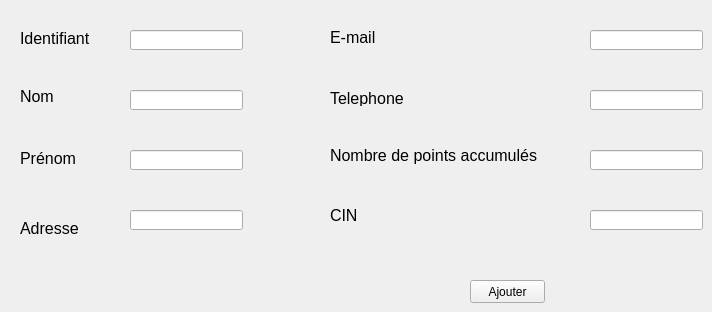
     <widget class="QWidget" name="tab">
      <attribute name="title">
       <string>Ajouter un client</string>
      </attribute>
      <widget class="QLabel" name="label">
       <property name="geometry">
        <rect>
         <x>20</x>
         <y>30</y>
         <width>81</width>
         <height>16</height>
        </rect>
       </property>
       <property name="font">
        <font>
         <pointsize>12</pointsize>
        </font>
       </property>
       <property name="text">
        <string>Identifiant</string>
       </property>
      </widget>
      <widget class="QLabel" name="label_2">
       <property name="geometry">
        <rect>
         <x>20</x>
         <y>90</y>
         <width>47</width>
         <height>13</height>
        </rect>
       </property>
       <property name="font">
        <font>
         <pointsize>12</pointsize>
        </font>
       </property>
       <property name="text">
        <string>Nom</string>
       </property>
      </widget>
      <widget class="QLabel" name="label_3">
       <property name="geometry">
        <rect>
         <x>20</x>
         <y>150</y>
         <width>61</width>
         <height>16</height>
        </rect>
       </property>
       <property name="font">
        <font>
         <pointsize>12</pointsize>
        </font>
       </property>
       <property name="text">
        <string>Prénom</string>
       </property>
      </widget>
      <widget class="QLineEdit" name="lineEdit_id">
       <property name="geometry">
        <rect>
         <x>130</x>
         <y>30</y>
         <width>113</width>
         <height>20</height>
        </rect>
       </property>
      </widget>
      <widget class="QLineEdit" name="lineEdit_nom">
       <property name="geometry">
        <rect>
         <x>130</x>
         <y>90</y>
         <width>113</width>
         <height>20</height>
        </rect>
       </property>
      </widget>
      <widget class="QLineEdit" name="lineEdit_prenom">
       <property name="geometry">
        <rect>
         <x>130</x>
         <y>150</y>
         <width>113</width>
         <height>20</height>
        </rect>
       </property>
      </widget>
      <widget class="QPushButton" name="pb_ajouter">
       <property name="geometry">
        <rect>
         <x>470</x>
         <y>280</y>
         <width>75</width>
         <height>23</height>
        </rect>
       </property>
       <property name="text">
        <string>Ajouter</string>
       </property>
      </widget>
      <widget class="QLineEdit" name="lineEdit_adresse">
       <property name="geometry">
        <rect>
         <x>130</x>
         <y>210</y>
         <width>113</width>
         <height>20</height>
        </rect>
       </property>
      </widget>
      <widget class="QLabel" name="label_5">
       <property name="geometry">
        <rect>
         <x>20</x>
         <y>220</y>
         <width>61</width>
         <height>16</height>
        </rect>
       </property>
       <property name="font">
        <font>
         <pointsize>12</pointsize>
        </font>
       </property>
       <property name="text">
        <string>Adresse</string>
       </property>
      </widget>
      <widget class="QLabel" name="label_6">
       <property name="geometry">
        <rect>
         <x>330</x>
         <y>30</y>
         <width>47</width>
         <height>14</height>
        </rect>
       </property>
       <property name="font">
        <font>
         <pointsize>12</pointsize>
        </font>
       </property>
       <property name="text">
        <string>E-mail</string>
       </property>
      </widget>
      <widget class="QLineEdit" name="lineEdit_mail">
       <property name="geometry">
        <rect>
         <x>590</x>
         <y>30</y>
         <width>113</width>
         <height>20</height>
        </rect>
       </property>
      </widget>
      <widget class="QLineEdit" name="lineEdit_tel">
       <property name="geometry">
        <rect>
         <x>590</x>
         <y>90</y>
         <width>113</width>
         <height>20</height>
        </rect>
       </property>
      </widget>
      <widget class="QLabel" name="label_7">
       <property name="geometry">
        <rect>
         <x>330</x>
         <y>90</y>
         <width>91</width>
         <height>16</height>
        </rect>
       </property>
       <property name="font">
        <font>
         <pointsize>12</pointsize>
        </font>
       </property>
       <property name="text">
        <string>Telephone</string>
       </property>
      </widget>
      <widget class="QLabel" name="label_8">
       <property name="geometry">
        <rect>
         <x>330</x>
         <y>140</y>
         <width>211</width>
         <height>31</height>
        </rect>
       </property>
       <property name="font">
        <font>
         <pointsize>12</pointsize>
        </font>
       </property>
       <property name="text">
        <string>Nombre de points accumulés</string>
       </property>
      </widget>
      <widget class="QLineEdit" name="lineEdit_nbp">
       <property name="geometry">
        <rect>
         <x>590</x>
         <y>150</y>
         <width>113</width>
         <height>20</height>
        </rect>
       </property>
      </widget>
      <widget class="QLabel" name="label_54">
       <property name="geometry">
        <rect>
         <x>330</x>
         <y>200</y>
         <width>211</width>
         <height>31</height>
        </rect>
       </property>
       <property name="font">
        <font>
         <pointsize>12</pointsize>
        </font>
       </property>
       <property name="text">
        <string>CIN</string>
       </property>
      </widget>
      <widget class="QLineEdit" name="lineEdit_8">
       <property name="geometry">
        <rect>
         <x>590</x>
         <y>210</y>
         <width>113</width>
         <height>20</height>
        </rect>
       </property>
      </widget>
     </widget>
